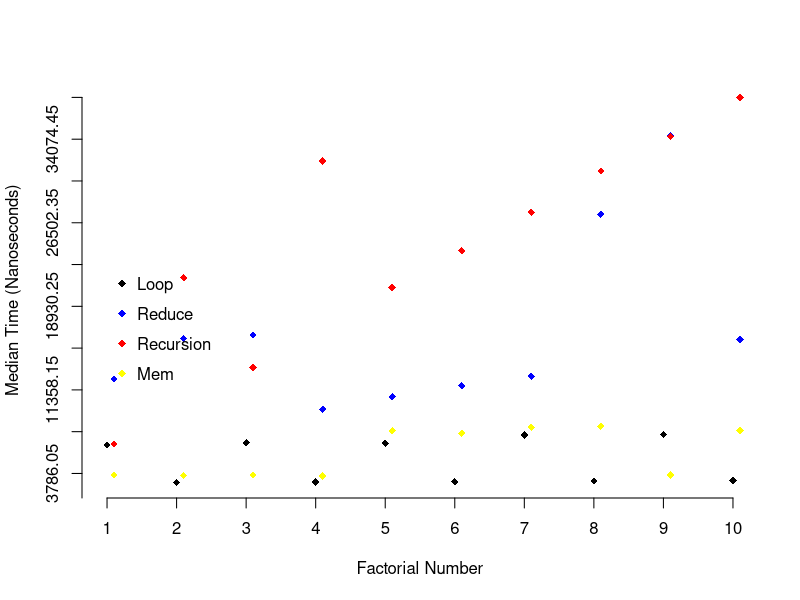

Reproduce this figure in R.
#loop
Factorial_loop <- function(n) {
  stopifnot(n >= 0)
  
  result <- 1
  if(n == 0)
    return(result)
    
    for(i in 1:n)
  {
    result <- result * i
  }
  
  return(result)
}

#reduce
Factorial_reduce <- function(n){
  stopifnot(n >= 0)

  result <- 1
  if(n == 0)
    return(result)

  Reduce(function(a,b){a*b},1:n) 
}

# recursion
Factorial_func <- function(n){
  stopifnot(n >= 0)

  result <- 1
  if(n == 0)
    return(result)
  
  result<-Factorial_func(n-1)*n
  return(result)
}

#memoization
fac_tbl <- c(1, rep(NA, 24))
#
Factorial_mem <- function(n){
  stopifnot(n >= 0)

  result <- 1
  if(n == 0)
    return(result)
  
  if(!is.na(fac_tbl[n])){
    return(fac_tbl[n])
  } else {
    fac_tbl[n - 1] <<- Factorial_mem(n - 1)
    fac_tbl[n] <<- fac_tbl[n-1]*n
    return(fac_tbl[n])
  }  
}

library(purrr)
library(microbenchmark)
library(tidyr)
library(magrittr)
library(dplyr)

#loop
fac_loop_data <- map(1:10, function(x){microbenchmark(Factorial_loop(x), times = 100)$time})
names(fac_loop_data) <- paste0(letters[1:10], 1:10)
#names(fac_loop_data) <- paste0("factorial(", 1:10,")")
fac_loop_data <- as.data.frame(fac_loop_data)

#fac_loop_data <- 
  fac_loop_data %<>%
  gather(num, time) %>%
  group_by(num) %>%
  summarise(med_time = median(time))

#reduce
fac_reduce_data <- map(1:10, function(x){microbenchmark(Factorial_reduce(x))$time})
names(fac_reduce_data) <- paste0(letters[1:10], 1:10)
#names(fac_reduce_data) <- paste0("factorial(", 1:10,")")
fac_reduce_data <- as.data.frame(fac_reduce_data)

fac_reduce_data <- fac_reduce_data %>%
  gather(num, time) %>%
  group_by(num) %>%
  summarise(med_time = median(time))

#recursion
fac_rec_data <- map(1:10, function(x){microbenchmark(Factorial_func(x))$time})
names(fac_rec_data) <- paste0(letters[1:10], 1:10)
#names(fac_rec_data) <- paste0("factorial(", 1:10,")")
fac_rec_data <- as.data.frame(fac_rec_data)

fac_rec_data <- fac_rec_data %>%
  gather(num, time) %>%
  group_by(num) %>%
  summarise(med_time = median(time))

#mem
fac_mem_data <- map(1:10, function(x){microbenchmark(Factorial_mem(x))$time})
names(fac_mem_data) <- paste0(letters[1:10], 1:10)
#names(fac_mem_data) <- paste0("factorial(", 1:10,")")
fac_mem_data <- as.data.frame(fac_mem_data)

fac_mem_data <- fac_mem_data %>%
  gather(num, time) %>%
  group_by(num) %>%
  summarise(med_time = median(time))

min_y <- min(fac_loop_data$med_time,fac_reduce_data$med_time,fac_rec_data$med_time,fac_mem_data$med_time)
max_y <- max(fac_loop_data$med_time,fac_reduce_data$med_time,fac_rec_data$med_time,fac_mem_data$med_time)

plot(1:10, fac_loop_data$med_time, xlab = "Factorial Number", ylab = "Median Time (Nanoseconds)",
     pch = 18, bty = "n", xaxt = "n", yaxt = "n", ylim = c(min_y,max_y))
axis(1, at = 1:10)
axis(2, at = seq(0, max_y, by = max_y/10.))
points(1:10 + .1, fac_reduce_data$med_time, col = "blue", pch = 18)
points(1:10 + .1, fac_rec_data$med_time, col = "red", pch = 18)
points(1:10 + .1, fac_mem_data$med_time, col = "yellow", pch = 18)
legend(1, (max_y-min_y)*2./3., c("Loop", "Reduce","Recursion","Mem"), pch = 18, 
       col = c("black", "blue","red","yellow"), bty = "n", cex = 1, y.intersp = 1.5)

final_df <- left_join(fac_mem_data,fac_loop_data,by=c("num")) %>% 
  left_join(fac_reduce_data,by=c("num")) %>% 
    left_join(fac_rec_data,by=c("num")) %>%
      rename(mem=med_time.x,loop=med_time.y,reduce=med_time.x.x,func=med_time.y.y)
final_df
